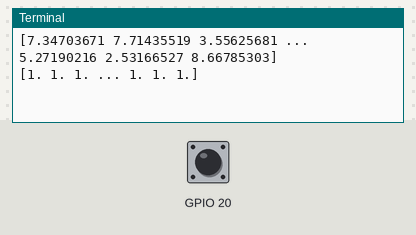
This program was run on a simulated Raspberry Pi (BCM pin numbers). Shown: the last lines printed to the terminal. The test bench sets the inputs (shaded band); at power-on: GPIO 20 HIGH. Random numbers come from a fixed seed.

Above: at 1.2 s.
1.3 s: GPIO 20 pulled LOW for 0.15 s
At 2.5 s:
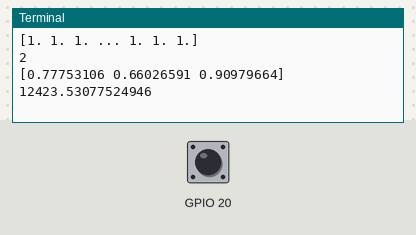
2.9 s: GPIO 20 pulled LOW for 1 s
At 5.0 s:
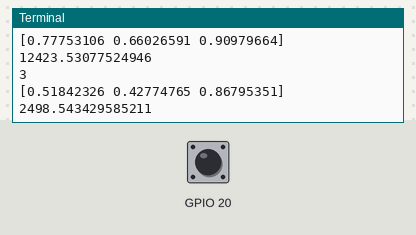
5.4 s: GPIO 20 pulled LOW for 0.15 s
At 6.7 s:
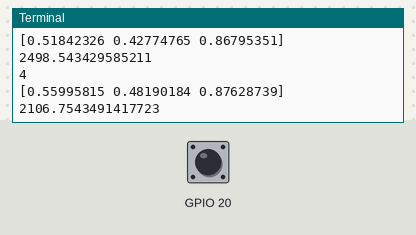
7.0 s: GPIO 20 pulsed LOW 5 times (0.12 s each, 0.3 s apart)
At 9.0 s:
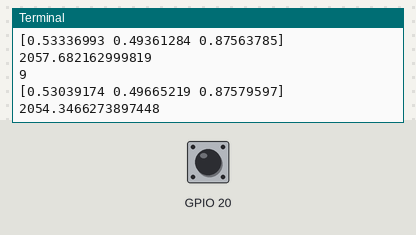
10.0 s: GPIO 20 pulsed LOW 2 times (0.12 s each, 0.3 s apart)
At 11.8 s:
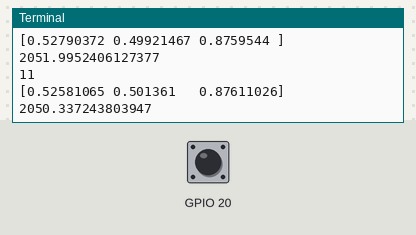
Timing chart, 0 to 13.1 s (numbered marks = the images above; inputs shaded):
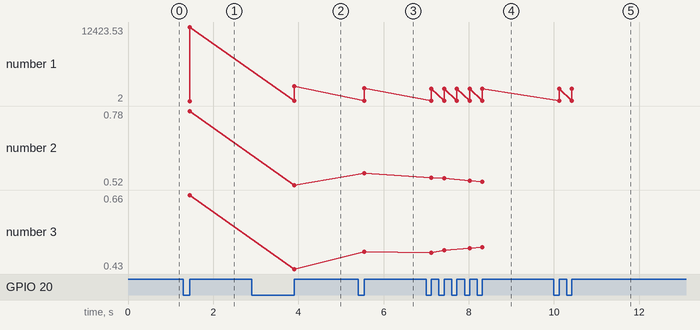

Measured:
- after the input at 1.3 s, the terminal: prints a new line after 0.15 s (image 1)
- after the input at 2.9 s, the terminal: prints a new line after 1.0 s (image 2)
- after the input at 5.4 s, the terminal: prints a new line after 0.15 s (image 3)
- after the input at 7.0 s, the terminal: prints a new line after 0.12 s (image 4)
- after the input at 10.0 s, the terminal: prints a new line after 0.12 s (image 5)
- plotted number 1: 12423.53 → 2498.54 after the input at 2.9 s, 2498.54 → 2106.75 after the input at 5.4 s, 2106.75 → 2054.35 after the input at 7.0 s, 2054.35 → 2050.34 after the input at 10.0 s
- plotted number 2: 0.78 → 0.52 after the input at 2.9 s, 0.52 → 0.56 after the input at 5.4 s, 0.56 → 0.53 after the input at 7.0 s
- plotted number 3: 0.66 → 0.43 after the input at 2.9 s, 0.43 → 0.48 after the input at 5.4 s, 0.48 → 0.5 after the input at 7.0 s

The program:

5.py
```python
import numpy as np
import RPi.GPIO as GPIO
from time import sleep

n = 2000
x1 = np.random.rand(n) * 10
x2 = np.random.rand(n) * 10
x3 = np.ones((n, ))
[m1, m2, m3] = [0.5, 0.5, 1]
y = m1 * x1 + m2 * x2 + m3 + np.random.randn(n)
print(y)
w = np.random.rand(3)

Epoch = 1
alpha = 1e-5
print(x3)
def my_callback(ch):
    global Epoch
    Epoch += 1
    print(Epoch)
    d = w[0] * x1 + w[1] * x2 + w[2] * x3 - y
    print(w)
    print(np.sum(d * d))
    for i in range(n):
        w[0] -= alpha * x1[i] * d[i]
        w[1] -= alpha * x2[i] * d[i]
        w[2] -= alpha * x3[i] * d[i]

GPIO.setmode(GPIO.BCM)
GPIO.setup(20, GPIO.IN, GPIO.PUD_UP)
GPIO.add_event_detect(20, GPIO.RISING, callback = my_callback)

while (True):
    sleep(0.05)
```
